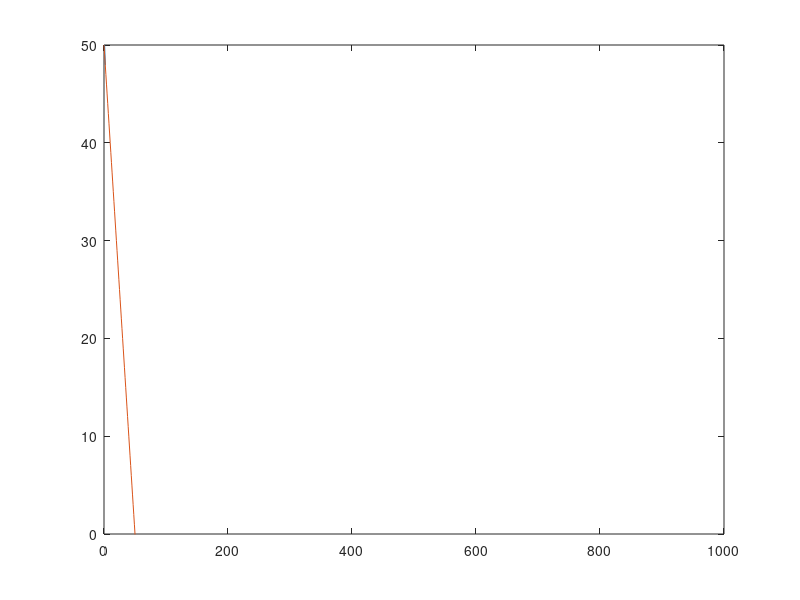

Write MATLAB code to recreate this figure.
%close all
% TODO: Generalize and clean-up

junk=[45;46;43;43;43;42;41;35;35;32;32;30;30;28;28;28;28];
% j31  f1  f2
q=[50;48;48];



months={"February","March","April","May","June","July","August","September","October","November"};
month="February";
first_date=31;

plot(q)
ylim([0,q(1)])


hold on

N=1;

for p=1:N
    
x=0:1000;
%y=mean(diff(q((p-1)*(floor(size(diff(q),1)/N))+1:p*(floor(size(diff(q),1)/N))))).*x + 50;
y=mean(diff(q)).*x + 50;
%y=mean(diff(q(1:p*(floor(size(diff(q),1)/N))))).*x + 50;
plot(x,y)


end

yC=y((y>=0));

%first remove January 31st
yC=yC((31-first_date+1+1:end));
%remove feb
if size(yC,2)>28
yC=yC(28+1:end);
month="March";
end

%remove March
if size(yC,2)>31
yC=yC(31:end);
month="April";
end

%remove April
if size(yC,2)>30
yC=yC(30:end);
month="May";
end

%remove May
if size(yC,2)>31
yC=yC(31:end);
month="June";
end

%remove June
if size(yC,2)>30
yC=yC(30:end);
month="July";
end

%remove July
if size(yC,2)>31
yC=yC(31:end);
month="August";
end

%remove August
if size(yC,2)>31
yC=yC(31:end);
month="September";
end

fprintf(strcat("\n",month," ",num2str(size(yC,2)),"\n"))
